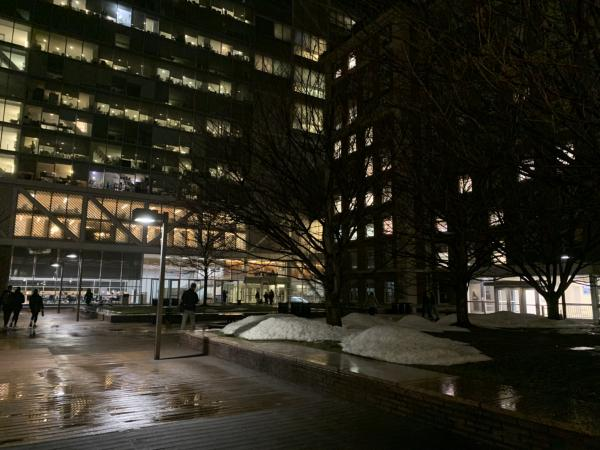
#> input picture code/data/northwestlib1.jpg, 600 x 450 px; its folder holds 6 pictures in this run
$ jupyter execute --allow-errors main.ipynb
#> lines starting #> are read from the running program, lines starting #| are printed output that depends on the picture
[cell 1]
import os
import cv2
import numpy as np
import matplotlib.pyplot as plt

from harris import get_harris_corners

[cell 2]
# tags: cepsr, north, northwestlib, pupin, street
img_tag = 'northwestlib'
impath1 = f'data/{img_tag}1.jpg'
impath2 = f'data/{img_tag}2.jpg'

img1 = cv2.imread(impath1)
#> img1 is the input picture: shape (450, 600, 3); mean B, G, R 32.3, 43.5, 46.2
img2 = cv2.imread(impath2)
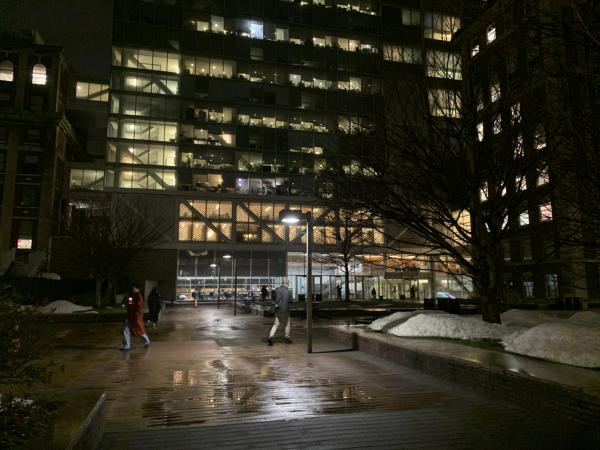
#> input picture code/data/northwestlib2.jpg, 600 x 450 px
#> img2 is the input picture: shape (450, 600, 3); mean B, G, R 32.6, 46, 48.6

[cell 3]
# [6 lines left out: function compress_image, not called in this run]

# compressed = compress_image(img1, percent=60)
# save_image(compressed, impath1.split(".")[0])

# Step 1: Harris Corner Detection

[cell 4]
# Original images
fig, axes = plt.subplots(1, 2, figsize=(12, 6))

axes[0].imshow(cv2.cvtColor(img1, cv2.COLOR_BGR2RGB))
axes[0].set_title("Original Image 1")
axes[0].axis("off")

axes[1].imshow(cv2.cvtColor(img2, cv2.COLOR_BGR2RGB))
axes[1].set_title("Original Image 2")
axes[1].axis("off")

plt.tight_layout()
plt.savefig(f'out/{img_tag}_original_images.png')
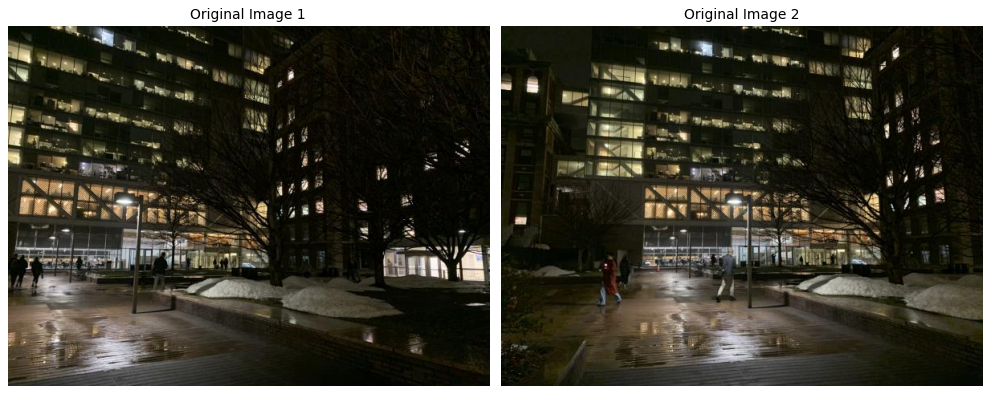
#> figure drawn by matplotlib, 2 panels
plt.show()

[cell 5]
# Convert to grayscale
gray1 = cv2.cvtColor(img1, cv2.COLOR_BGR2GRAY).astype(np.float32) / 255.0
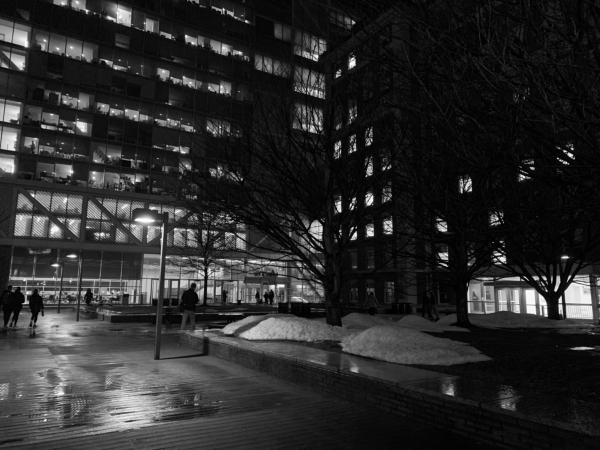
#> gray1: shape (450, 600) float32; min 0, max 1, mean 0.169
gray2 = cv2.cvtColor(img2, cv2.COLOR_BGR2GRAY).astype(np.float32) / 255.0
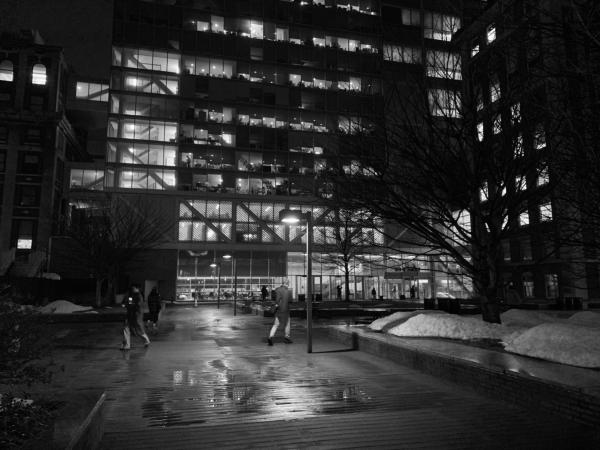
#> gray2: shape (450, 600) float32; min 0, max 1, mean 0.177

# Harris corner detection
#> (the rest of this cell did not finish here and is left out)
